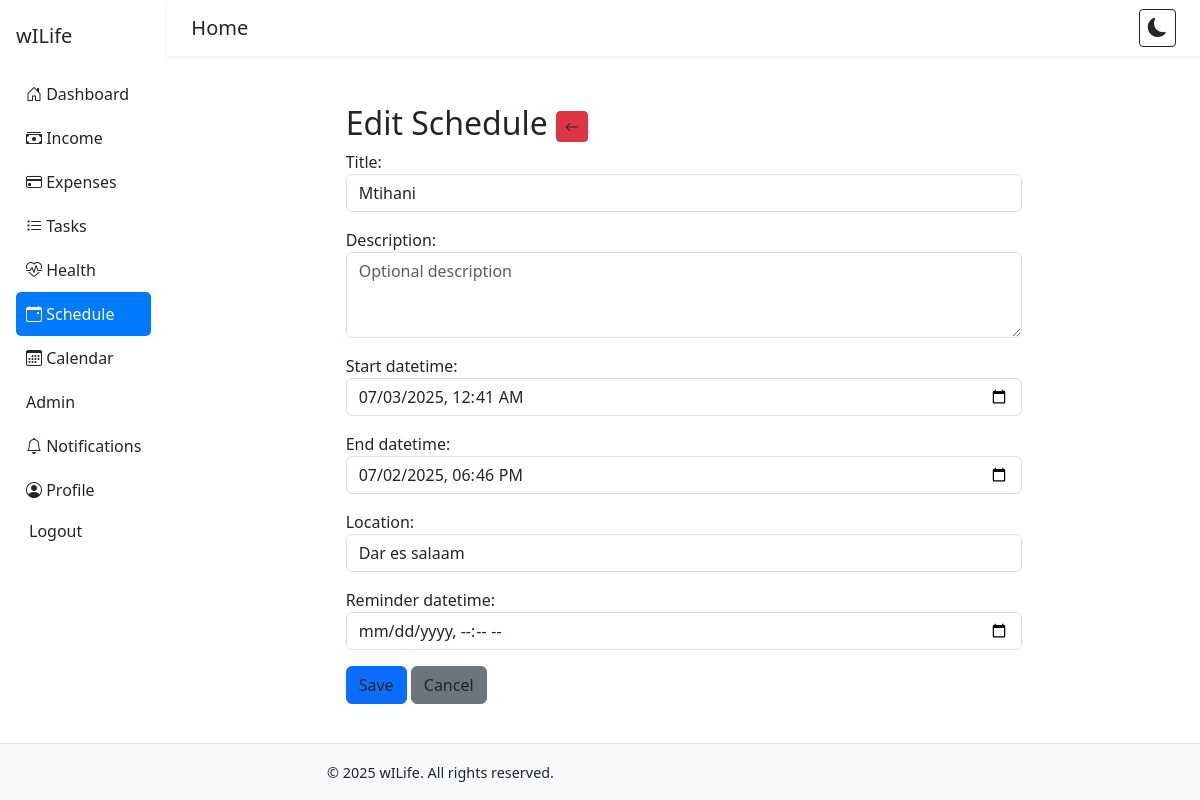
Screenshot of /schedule/1/edit/ (signed in) with the database file from the repository.
### core/models.py (models this page shows, shortened)
class Schedule(models.Model):
    user = models.ForeignKey(User, on_delete=models.CASCADE)
    title = models.CharField(max_length=200)
    description = models.TextField(blank=True, null=True)
    start_datetime = models.DateTimeField()
    end_datetime = models.DateTimeField()
    location = models.CharField(max_length=200, blank=True, null=True)
    reminder_datetime = models.DateTimeField(blank=True, null=True)
    reminder_sent = models.BooleanField(default=False)

### core/views.py (the view)
# urls.py: path('schedule/<int:pk>/edit/', views.schedule_update, name='schedule_update'),
@login_required
def schedule_update(request, pk):
    schedule = get_object_or_404(Schedule, pk=pk, user=request.user)
    if request.method == 'POST':
        form = ScheduleForm(request.POST, instance=schedule)
        if form.is_valid():
            form.save()
            Notification.objects.create(
                user=request.user,
                message=f"Schedule updated: {schedule.title} on {schedule.start_datetime.strftime('%Y-%m-%d')}"
            )
            messages.success(request, 'Schedule updated successfully.')
            return redirect('schedule_list')
    else:
        form = ScheduleForm(instance=schedule)
    return render(request, 'schedule_form.html', {'form': form})

### core/forms.py
class ScheduleForm(forms.ModelForm):
    class Meta:
        model = Schedule
        fields = ['title', 'description', 'start_datetime', 'end_datetime', 'location', 'reminder_datetime']
        widgets = {
            'title': forms.TextInput(attrs={'class': 'form-control', 'placeholder': 'Enter title'}),
            'description': forms.Textarea(attrs={'class': 'form-control', 'rows': 3, 'placeholder': 'Optional description'}),
            'start_datetime': forms.DateTimeInput(attrs={'type': 'datetime-local', 'class': 'form-control'}),
            'end_datetime': forms.DateTimeInput(attrs={'type': 'datetime-local', 'class': 'form-control'}),
            'location': forms.TextInput(attrs={'class': 'form-control', 'placeholder': 'Enter location'}),
            'reminder_datetime': forms.DateTimeInput(attrs={'type': 'datetime-local', 'class': 'form-control'}),
        }

### core/context_processors.py (called while the page is built)
def current_year(request):
    return {'year': datetime.now().year}

### core/templates/schedule_form.html (shortened to what this page needs)
{% extends 'base.html' %}
{% block content %}
<div class="container py-4" style="max-width: 700px;">
  <h2>{{ form.instance.pk|yesno:"Edit Schedule,Add Schedule" }}      <a href="{% url 'schedule_list' %}" class="btn btn-sm btn-danger" title="Back to List">
            <i class="bi bi-arrow-left"></i>
          </a></h2>
  <form method="post" novalidate>
      <div class="mb-3">
          {{ form.title.label_tag }}
          {{ form.title }}
      </div>
      <div class="mb-3">
          {{ form.description.label_tag }}
          {{ form.description }}
      </div>
      <div class="mb-3">
          {{ form.start_datetime.label_tag }}
          {{ form.start_datetime }}
      </div>
      <div class="mb-3">
          {{ form.end_datetime.label_tag }}
          {{ form.end_datetime }}
      </div>
      <div class="mb-3">
          {{ form.location.label_tag }}
          {{ form.location }}
      </div>
      <div class="mb-3">
          {{ form.reminder_datetime.label_tag }}
          {{ form.reminder_datetime }}
      </div>
      <button type="submit" class="btn btn-primary">Save</button>
      <a href="{% url 'schedule_list' %}" class="btn btn-secondary">Cancel</a>
  </form>
</div>
{% endblock %}

### core/templates/base.html (style rules this page uses)
body, .sidebar, .navbar, .container-fluid, .main-content { background-color: white !important; color: #212529 !important; }
.sidebar a, .navbar a, .btn, .navbar-brand { color: inherit; }

### rows the page displays
Schedule: instance.pk "Edit Schedule", title "Mtihani", start_datetime "07/03/2025 00:41", end_datetime "07/02/2025 18:46", location "Dar es salaam"
